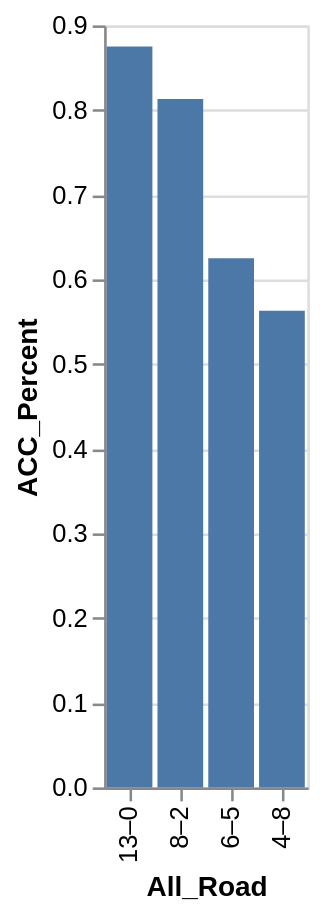

Here is the Vega-Lite specification saved for this chart:
### Vega-Lite specification from a JSON file in a GitHub repository (floating-point values rounded to 4 significant figures)
{"data": {"values": [{"x_data": "13–0", "y_data": 0.875}, {"x_data": "8–2", "y_data": 0.813}, {"x_data": "6–5", "y_data": 0.625}, {"x_data": "4–8", "y_data": 0.563}]}, "mark": "bar", "encoding": {"x": {"field": "x_data", "type": "nominal", "title": "All_Road", "sort": {"op": "sum", "field": "y_data", "order": "descending"}}, "y": {"field": "y_data", "type": "quantitative", "title": "ACC_Percent"}}}
